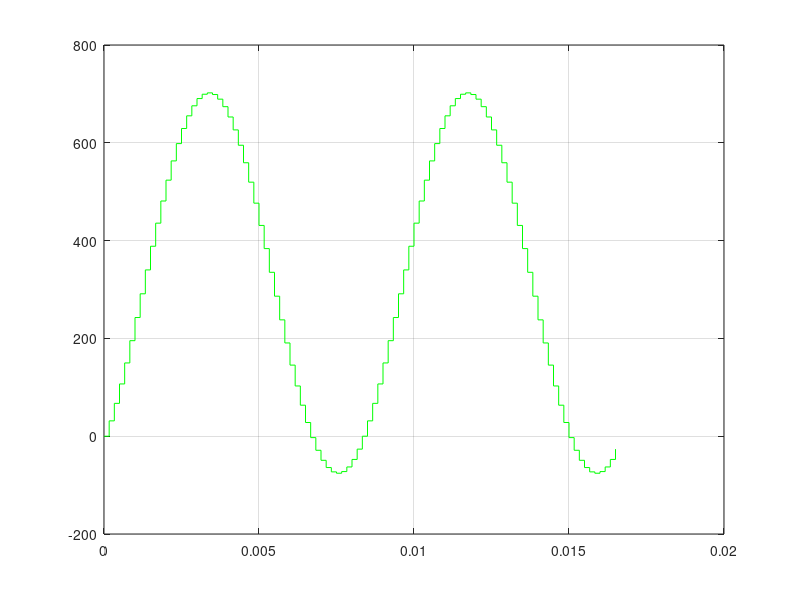

Here is the MATLAB script that generated this plot:
clear;                                                                      % Limpa as variaveis
clc;
close all;

% Limpa a tela

N=100;                                                                       % Serah N=10 amostras/ciclo
freq=60;                                                                    % A frequencia dos sinais de tensao e corrente serah de 60,0 Hz (rede eletrica)
Av = 155.563;                                                               % A amplitude de pico do sinal de tensão serah de 155,563 V, que equivale a 110 V (rms)
Ai = 5.0;                                                                   % A amplitude de pico do sinal de corrente serah de 5,0 A, que equivale a 3,53 A (rms)
defasagem=36.36;                                                            % A defasagem da corrente serah de 36.36 graus

n = zeros(1,N);                                                             % Criacao do vetor de tempo discreto "n"
t = zeros(1,N);                                                             % Criacao do vetor de tempo continuo "t"
Tensao = zeros(1,N);                                                        % Criacao do vetor do sinal de tensao instantanea
Corrente = zeros(1,N);                                                      % Criacao do vetor do sinal de corrente instantanea
Pot_inst = zeros(1,N);                                                      % Criacao do vetor do sinal de potencia instantanea
Tensao_RMS = 0;                                                             % Variavel para armazenar o valor RMS da tensao
Corrente_RMS = 0;                                                           % Variavel para armazenar o valor RMS da corrente
P_ativa = 0;                                                                % Variavel para armazenar o valor da potencia ativa
P_parente = 0;                                                              % Variavel para armazenar o valor da potencia aparente
Fator_De_Potencia = 0;                                                      % Variavel para armazenar o valor do fator de potencia

Periodo = 1/freq;                                                           % Calcula o periodo do sinal (tempo de 1 ciclo)
dt = Periodo/N;                                                             % Calcula o intervalo de amostragem

for i=0:1:(N-1)                                                             % Inicializa o vetor de tempo discreto "n" e de tempo continuo "t"
   n(i+1) = i;
   t(i+1) = n(i+1)*dt;
end

Tensao = Av*sin(2*pi*freq*t);                                               % Cria o vetor de um ciclo do sinal de tensao instantanea
stairs(t,Tensao,"b");                                                         % Plota para ver o sinal na cor azul

hold on;
grid on;

% Mantem o grafico para plotar um nome sobre o antigo

Corrente = Ai*sin(2*pi*freq*t+(pi*defasagem/180));                          % Cria o vetor de um ciclo do sinal de corrente instantanea defasada
stairs(t,Corrente);                                                           % Plota para ver o sinal, sobre o antigo e na cor vermelha

pause;                                                                      % Dah uma pausa para ver ateh apertar qualquer tecla

hold off;                                                                   % Libera o grafico para plotar outros

for i=0:1:(N-1)                                                             % Calcula o vetor do sinal de potencia instantanea
   Pot_inst(i+1) = Tensao(i+1)*Corrente(i+1);
end
stairs(t,Pot_inst,"g");                                                       % Plota para ver o sinal na cor verde
grid on;

for i=0:1:(N-1)                                                             % Calcula o o valor RMS do sinal de tensao
   Tensao_RMS = Tensao_RMS + Tensao(i+1)^2;
end
Tensao_RMS = Tensao_RMS/N;
Tensao_RMS = sqrt(Tensao_RMS);

for i=0:1:(N-1)                                                             % Calcula o valor RMS do sinal de corrente
   Corrente_RMS = Corrente_RMS + Corrente(i+1)^2;
end
Corrente_RMS = Corrente_RMS/N;
Corrente_RMS = sqrt(Corrente_RMS);

P_parente = Tensao_RMS*Corrente_RMS;                                        % Calcula o valor da potencia aparente

for i=0:1:(N-1)                                                             % Calcula o valor da potencia ativa
   P_ativa = P_ativa + Pot_inst(i+1);
end
P_ativa = P_ativa/N;

Fator_De_Potencia = P_ativa/P_parente;                                      % Calcula o valor da potencia aparente

% Exibe os resultados:
Tensao_RMS
Corrente_RMS
P_ativa
P_parente
defasagem
Fator_De_Potencia
